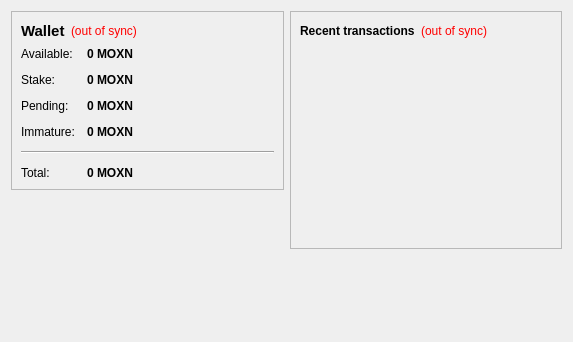
<?xml version="1.0" encoding="UTF-8"?>
<ui version="4.0">
 <class>OverviewPage</class>
 <widget class="QWidget" name="OverviewPage">
  <property name="geometry">
   <rect>
    <x>0</x>
    <y>0</y>
    <width>573</width>
    <height>342</height>
   </rect>
  </property>
  <property name="windowTitle">
   <string>Form</string>
  </property>
  <layout class="QHBoxLayout" name="horizontalLayout" stretch="1,1">
   <item>
    <layout class="QVBoxLayout" name="verticalLayout_2">
     <item>
      <widget class="QFrame" name="frame">
       <property name="frameShape">
        <enum>QFrame::StyledPanel</enum>
       </property>
       <property name="frameShadow">
        <enum>QFrame::Raised</enum>
       </property>
       <layout class="QVBoxLayout" name="verticalLayout_4">
        <item>
         <layout class="QHBoxLayout" name="horizontalLayout_4">
          <item>
           <widget class="QLabel" name="label_5">
            <property name="font">
             <font>
              <pointsize>11</pointsize>
              <weight>75</weight>
              <bold>true</bold>
             </font>
            </property>
            <property name="text">
             <string>Wallet</string>
            </property>
           </widget>
          </item>
          <item>
           <widget class="QLabel" name="labelWalletStatus">
            <property name="toolTip">
             <string>The displayed information may be out of date. Your wallet automatically synchronizes with the MOXEN network after a connection is established, but this process has not completed yet.</string>
            </property>
            <property name="styleSheet">
             <string notr="true">QLabel { color: red; }</string>
            </property>
            <property name="text">
             <string notr="true">(out of sync)</string>
            </property>
            <property name="alignment">
             <set>Qt::AlignLeading|Qt::AlignLeft|Qt::AlignVCenter</set>
            </property>
           </widget>
          </item>
          <item>
           <spacer name="horizontalSpacer_2">
            <property name="orientation">
             <enum>Qt::Horizontal</enum>
            </property>
            <property name="sizeHint" stdset="0">
             <size>
              <width>40</width>
              <height>20</height>
             </size>
            </property>
           </spacer>
          </item>
         </layout>
        </item>
        <item>
         <layout class="QFormLayout" name="formLayout_2">
          <property name="fieldGrowthPolicy">
           <enum>QFormLayout::AllNonFixedFieldsGrow</enum>
          </property>
          <property name="horizontalSpacing">
           <number>12</number>
          </property>
          <property name="verticalSpacing">
           <number>12</number>
          </property>
          <item row="0" column="0">
           <widget class="QLabel" name="label">
            <property name="text">
             <string>Available:</string>
            </property>
           </widget>
          </item>
          <item row="0" column="1">
           <widget class="QLabel" name="labelBalance">
            <property name="font">
             <font>
              <weight>75</weight>
              <bold>true</bold>
             </font>
            </property>
            <property name="cursor">
             <cursorShape>IBeamCursor</cursorShape>
            </property>
            <property name="toolTip">
             <string>Your current spendable balance</string>
            </property>
            <property name="text">
             <string notr="true">0 MOXN</string>
            </property>
            <property name="textInteractionFlags">
             <set>Qt::LinksAccessibleByMouse|Qt::TextSelectableByKeyboard|Qt::TextSelectableByMouse</set>
            </property>
           </widget>
          </item>
          <item row="1" column="0">
           <widget class="QLabel" name="label_6">
            <property name="text">
             <string>Stake:</string>
            </property>
           </widget>
          </item>
          <item row="1" column="1">
           <widget class="QLabel" name="labelStake">
            <property name="font">
             <font>
              <weight>75</weight>
              <bold>true</bold>
             </font>
            </property>
            <property name="cursor">
             <cursorShape>IBeamCursor</cursorShape>
            </property>
            <property name="toolTip">
             <string>Total of coins that was staked, and do not yet count toward the current balance</string>
            </property>
            <property name="text">
             <string notr="true">0 MOXN</string>
            </property>
            <property name="textInteractionFlags">
             <set>Qt::LinksAccessibleByMouse|Qt::TextSelectableByKeyboard|Qt::TextSelectableByMouse</set>
            </property>
           </widget>
          </item>
          <item row="2" column="0">
           <widget class="QLabel" name="label_3">
            <property name="text">
             <string>Pending:</string>
            </property>
           </widget>
          </item>
          <item row="2" column="1">
           <widget class="QLabel" name="labelUnconfirmed">
            <property name="font">
             <font>
              <weight>75</weight>
              <bold>true</bold>
             </font>
            </property>
            <property name="cursor">
             <cursorShape>IBeamCursor</cursorShape>
            </property>
            <property name="toolTip">
             <string>Total of transactions that have yet to be confirmed, and do not yet count toward the current balance</string>
            </property>
            <property name="text">
             <string notr="true">0 MOXN</string>
            </property>
            <property name="textInteractionFlags">
             <set>Qt::LinksAccessibleByMouse|Qt::TextSelectableByKeyboard|Qt::TextSelectableByMouse</set>
            </property>
           </widget>
          </item>
          <item row="3" column="0">
           <widget class="QLabel" name="labelImmatureText">
            <property name="text">
             <string>Immature:</string>
            </property>
           </widget>
          </item>
          <item row="3" column="1">
           <widget class="QLabel" name="labelImmature">
            <property name="font">
             <font>
              <weight>75</weight>
              <bold>true</bold>
             </font>
            </property>
            <property name="toolTip">
             <string>Mined balance that has not yet matured</string>
            </property>
            <property name="text">
             <string notr="true">0 MOXN</string>
            </property>
            <property name="textInteractionFlags">
             <set>Qt::LinksAccessibleByMouse|Qt::TextSelectableByKeyboard|Qt::TextSelectableByMouse</set>
            </property>
           </widget>
          </item>
          <item row="4" column="0" colspan="2">
           <widget class="Line" name="line">
            <property name="orientation">
             <enum>Qt::Horizontal</enum>
            </property>
           </widget>
          </item>
          <item row="5" column="0">
           <widget class="QLabel" name="labelTotalText">
            <property name="text">
             <string>Total:</string>
            </property>
           </widget>
          </item>
          <item row="5" column="1">
           <widget class="QLabel" name="labelTotal">
            <property name="font">
             <font>
              <weight>75</weight>
              <bold>true</bold>
             </font>
            </property>
            <property name="cursor">
             <cursorShape>IBeamCursor</cursorShape>
            </property>
            <property name="toolTip">
             <string>Your current total balance</string>
            </property>
            <property name="text">
             <string notr="true">0 MOXN</string>
            </property>
            <property name="textInteractionFlags">
             <set>Qt::LinksAccessibleByMouse|Qt::TextSelectableByKeyboard|Qt::TextSelectableByMouse</set>
            </property>
           </widget>
          </item>
         </layout>
        </item>
       </layout>
      </widget>
     </item>
     <item>
      <spacer name="verticalSpacer">
       <property name="orientation">
        <enum>Qt::Vertical</enum>
       </property>
       <property name="sizeHint" stdset="0">
        <size>
         <width>20</width>
         <height>40</height>
        </size>
       </property>
      </spacer>
     </item>
    </layout>
   </item>
   <item>
    <layout class="QVBoxLayout" name="verticalLayout_3">
     <item>
      <widget class="QFrame" name="frame_2">
       <property name="frameShape">
        <enum>QFrame::StyledPanel</enum>
       </property>
       <property name="frameShadow">
        <enum>QFrame::Raised</enum>
       </property>
       <layout class="QVBoxLayout" name="verticalLayout">
        <item>
         <layout class="QHBoxLayout" name="horizontalLayout_2">
          <item>
           <widget class="QLabel" name="label_4">
            <property name="text">
             <string>&lt;b&gt;Recent transactions&lt;/b&gt;</string>
            </property>
           </widget>
          </item>
          <item>
           <widget class="QLabel" name="labelTransactionsStatus">
            <property name="toolTip">
             <string>The displayed information may be out of date. Your wallet automatically synchronizes with the MOXEN network after a connection is established, but this process has not completed yet.</string>
            </property>
            <property name="styleSheet">
             <string notr="true">QLabel { color: red; }</string>
            </property>
            <property name="text">
             <string notr="true">(out of sync)</string>
            </property>
            <property name="alignment">
             <set>Qt::AlignRight|Qt::AlignTrailing|Qt::AlignVCenter</set>
            </property>
           </widget>
          </item>
          <item>
           <spacer name="horizontalSpacer">
            <property name="orientation">
             <enum>Qt::Horizontal</enum>
            </property>
            <property name="sizeHint" stdset="0">
             <size>
              <width>40</width>
              <height>20</height>
             </size>
            </property>
           </spacer>
          </item>
         </layout>
        </item>
        <item>
         <widget class="QListView" name="listTransactions">
          <property name="styleSheet">
           <string notr="true">QListView { background: transparent; }</string>
          </property>
          <property name="frameShape">
           <enum>QFrame::NoFrame</enum>
          </property>
          <property name="verticalScrollBarPolicy">
           <enum>Qt::ScrollBarAlwaysOff</enum>
          </property>
          <property name="horizontalScrollBarPolicy">
           <enum>Qt::ScrollBarAlwaysOff</enum>
          </property>
          <property name="selectionMode">
           <enum>QAbstractItemView::NoSelection</enum>
          </property>
         </widget>
        </item>
       </layout>
      </widget>
     </item>
     <item>
      <spacer name="verticalSpacer_2">
       <property name="orientation">
        <enum>Qt::Vertical</enum>
       </property>
       <property name="sizeHint" stdset="0">
        <size>
         <width>20</width>
         <height>40</height>
        </size>
       </property>
      </spacer>
     </item>
    </layout>
   </item>
  </layout>
 </widget>
 <resources/>
 <connections/>
</ui>
